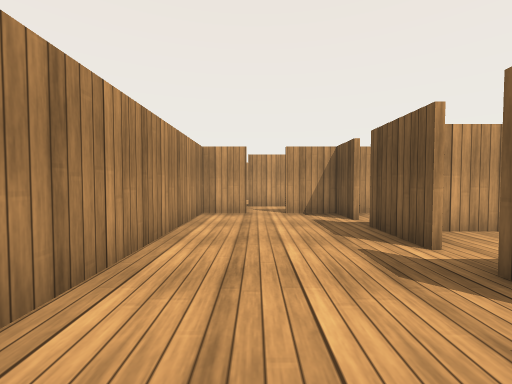
view 1 (above)

19 first-person views from a walk through a robot-simulator world made for Gazebo. The camera is 0.91 m above the floor, tilts 2° down and sees 90° across. The floor is counted in squares, 1 m on a side. Each view is taken from the middle of a square. On the plan, view 1 faces up. The plan holds only what a view shows up to about 10 squares ahead; the rest is blank. The place goes on beyond the plan. Some surface patterns are stand-ins.

view 2
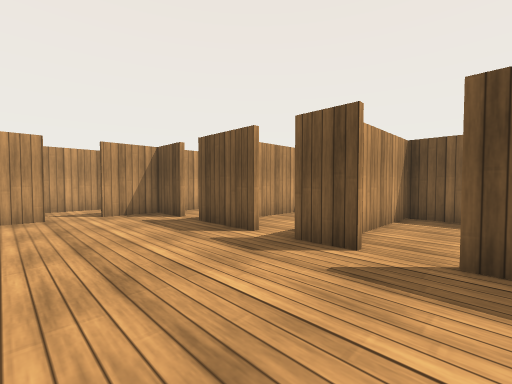

view 3
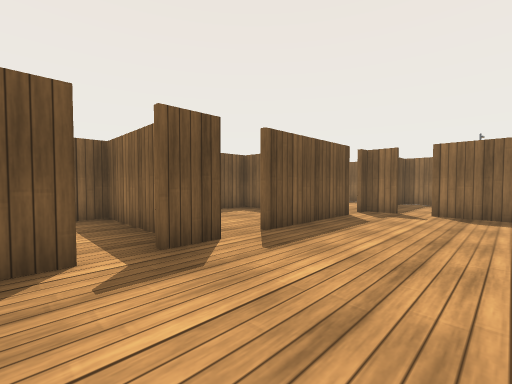

view 4
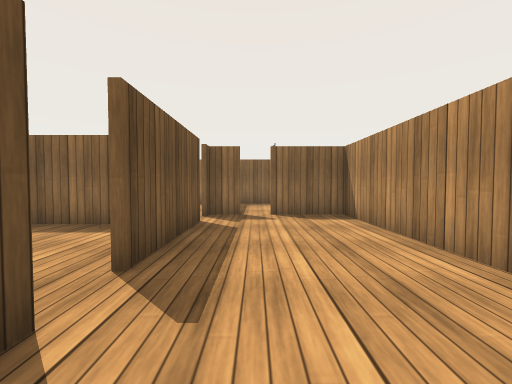

view 5
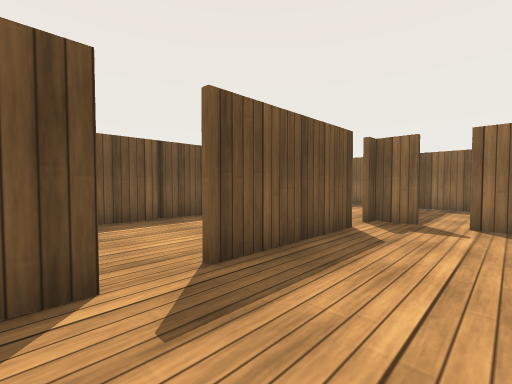

view 6
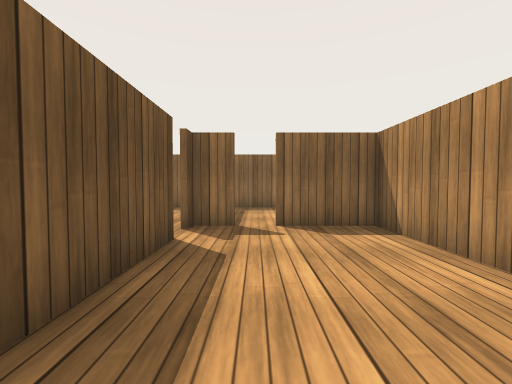

view 7
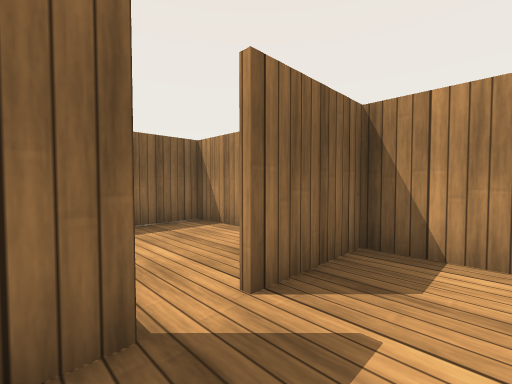

view 8
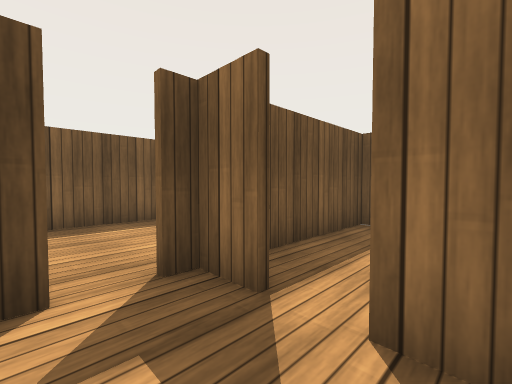

view 9
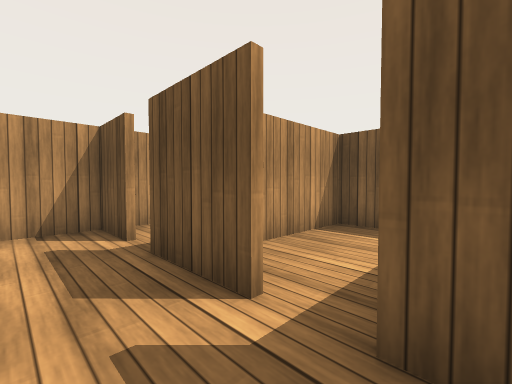

view 10
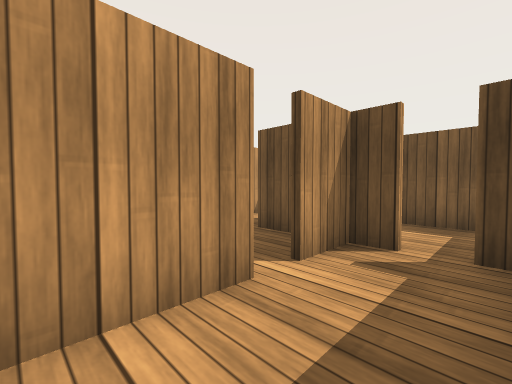

view 11
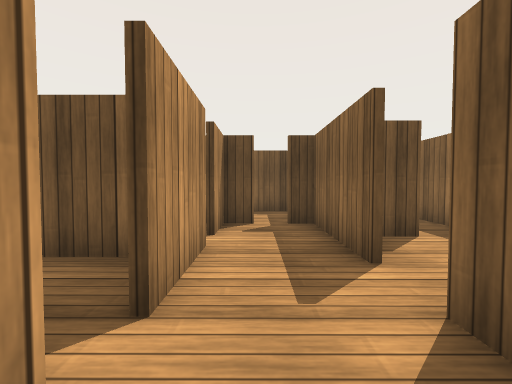

view 12
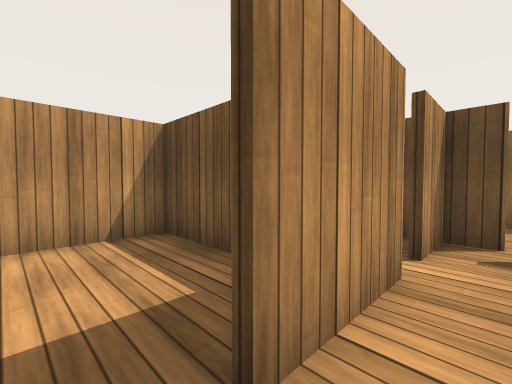

view 13
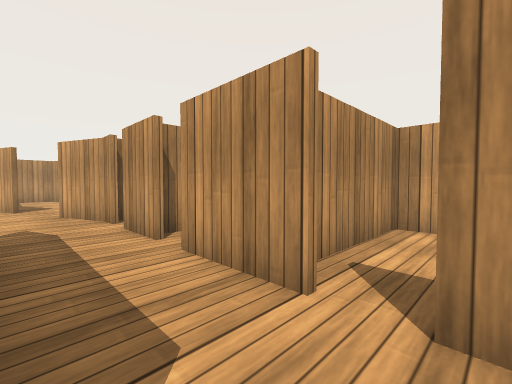

view 14
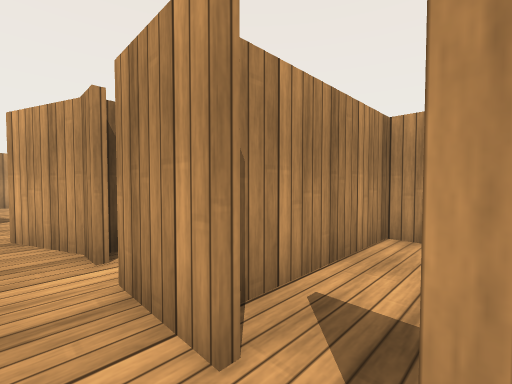

view 15
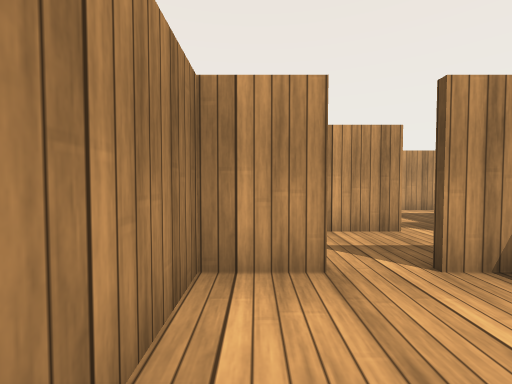

view 16
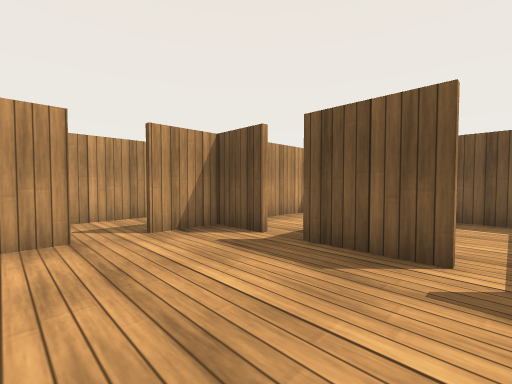

view 17
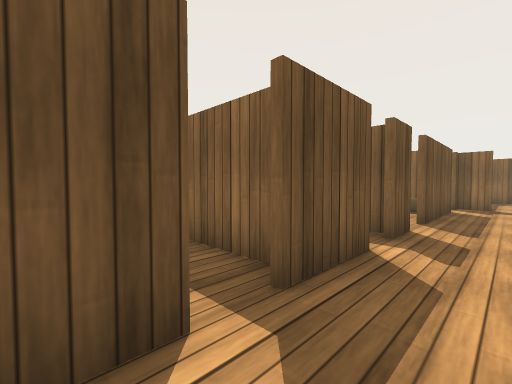

view 18
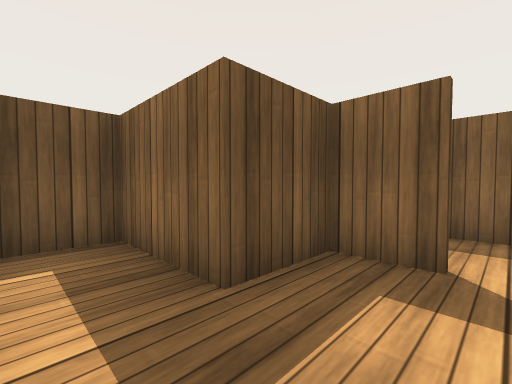

view 19
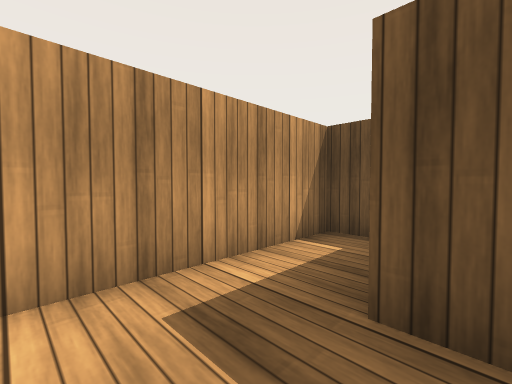

### Floor plan
Points are (right, up) in squares from view 1. A wall is a line through its corners. A room is listed if a view was taken in it or the views show most of it. See-through windows are left out.
Room 1 (views 1, 2, 3, 4, 5, 6, 7, 8, 9, 15, 16, 17)
walls: (2.4, 1.4) (2.4, 2.5); (2.4, 3.4) (2.4, 5.4); (2.4, 6.1) (2.4, 7.6) (0.9, 7.6); (-0.2, 7.6) (-1.6, 7.6) (-1.6, -4.5) (0.6, -4.5); (2.4, -3.2) (2.4, 0.4); (1.4, -4.5) (2.4, -4.5)
ways out: opening at (0, 8) to room 2; opening at (1, -4) to room 4; opening at (2.5, -0.5) to room 5; opening at (3, 3) to room 6
objects: other object (3, -2)
Room 2 (views 10, 11, 12, 13, 14)
walls: (-6.1, 9.7) (-6.8, 9.7) (-8.5, 9.1); (-3.9, 9.7) (-5.5, 9.7); (-0.7, 7.7) (-0.2, 7.7); (-1.1, 9.7) (-3.2, 9.7); (0.6, 9.7) (-0.4, 9.7)
ways out: opening at (0, 8) to room 1; opening at (1, 9) to room 3; gap at (0, 10) to room 7; opening at (-8, 8.5); gap at (-3, 10)
Room 3 (views 18, 19)
walls: (2.4, 9.9) (3.8, 9.9); (3.8, 9.7) (2.4, 9.7); (1.8, 9.7) (0.6, 9.7); (3.7, 9) (3.7, 11.7) (6.3, 11.7) (6.3, 13.5) (1.1, 13.5); (0.9, 7.7) (3.7, 7.7)
ways out: opening at (1, 9) to room 2; gap at (4, 9)
Room 4 (no view inside)
walls: (-1.6, -7) (-1.6, -8.7) (4.1, -8.7); (2.4, -8.8) (2.4, -4)
ways out: opening at (1, -4) to room 1
Room 5 (no view inside)
walls: (3.1, -2.7) (6.4, -2.7); (6.4, 1.9) (3.5, 1.9); (6.3, -5.9) (6.3, 2)
ways out: opening at (2.5, -0.5) to room 1
Room 6 (no view inside)
walls: (2.6, 2) (6.4, 2); (6.3, 2) (6.3, 4.7) (3.4, 4.7)
ways out: opening at (3, 3) to room 1
Room 7 (no view inside)
walls: (1.1, 10.5) (1.1, 13.5) (-1.6, 13.5) (-1.6, 10.5)
ways out: gap at (0, 10) to room 2

Where each view was taken, in squares from view 1:
view 1: 0 up, 0 right, facing up
view 2: 0 up, 1 left, facing up-right
view 3: 4 up, 1 left, facing down-right
view 4: 3 up, 1 right, facing down
view 5: 2 up, 0 right, facing down-right
view 6: 1 up, 1 right, facing down
view 7: 3 down, 2 right, facing down-left
view 8: 3 down, 0 right, facing down-right
view 9: 2 up, 1 right, facing up-right
view 10: 8 up, 0 right, facing up-right
view 11: 9 up, 2 left, facing right
view 12: 9 up, 1 left, facing up-right
view 13: 8 up, 0 right, facing up-left
view 14: 9 up, 3 left, facing up-left
view 15: 5 up, 1 left, facing up
view 16: 3 up, 1 left, facing up-right
view 17: 7 up, 1 right, facing down-right
view 18: 13 up, 2 right, facing down-right
view 19: 11 up, 2 right, facing up-right
